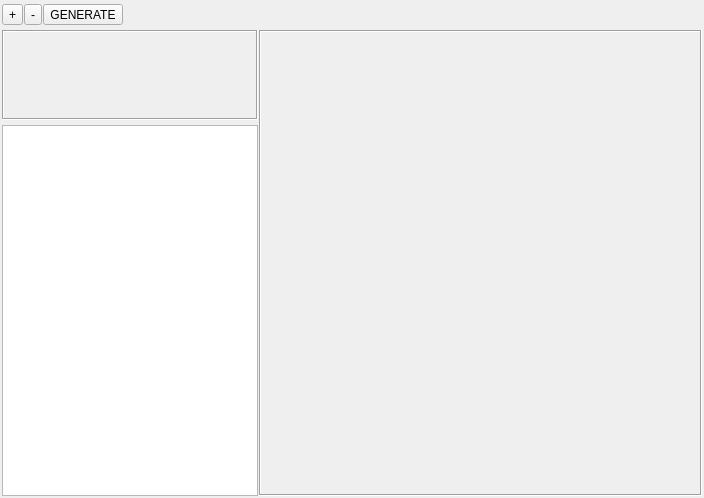
<?xml version="1.0" encoding="UTF-8"?>
<ui version="4.0">
 <class>Form</class>
 <widget class="QWidget" name="Form">
  <property name="geometry">
   <rect>
    <x>0</x>
    <y>0</y>
    <width>704</width>
    <height>498</height>
   </rect>
  </property>
  <property name="minimumSize">
   <size>
    <width>600</width>
    <height>400</height>
   </size>
  </property>
  <property name="windowTitle">
   <string>Form</string>
  </property>
  <layout class="QVBoxLayout" name="verticalLayout_2">
   <property name="spacing">
    <number>0</number>
   </property>
   <property name="leftMargin">
    <number>2</number>
   </property>
   <property name="topMargin">
    <number>0</number>
   </property>
   <property name="rightMargin">
    <number>2</number>
   </property>
   <property name="bottomMargin">
    <number>2</number>
   </property>
   <item>
    <widget class="QWidget" name="panelTool" native="true">
     <property name="sizePolicy">
      <sizepolicy hsizetype="Preferred" vsizetype="Fixed">
       <horstretch>0</horstretch>
       <verstretch>0</verstretch>
      </sizepolicy>
     </property>
     <property name="minimumSize">
      <size>
       <width>0</width>
       <height>30</height>
      </size>
     </property>
     <layout class="QHBoxLayout" name="horizontalLayout_3">
      <property name="spacing">
       <number>1</number>
      </property>
      <property name="sizeConstraint">
       <enum>QLayout::SetNoConstraint</enum>
      </property>
      <property name="margin">
       <number>0</number>
      </property>
      <item>
       <widget class="QToolButton" name="toolAdd">
        <property name="text">
         <string>+</string>
        </property>
       </widget>
      </item>
      <item>
       <widget class="QToolButton" name="toolRemove">
        <property name="text">
         <string>-</string>
        </property>
       </widget>
      </item>
      <item>
       <widget class="QToolButton" name="toolGenerate">
        <property name="text">
         <string>GENERATE</string>
        </property>
       </widget>
      </item>
      <item>
       <spacer name="horizontalSpacer">
        <property name="orientation">
         <enum>Qt::Horizontal</enum>
        </property>
        <property name="sizeHint" stdset="0">
         <size>
          <width>40</width>
          <height>20</height>
         </size>
        </property>
       </spacer>
      </item>
     </layout>
    </widget>
   </item>
   <item>
    <widget class="QWidget" name="panelTop" native="true">
     <layout class="QHBoxLayout" name="horizontalLayout">
      <property name="spacing">
       <number>1</number>
      </property>
      <property name="margin">
       <number>0</number>
      </property>
      <item>
       <widget class="QWidget" name="panelLeft" native="true">
        <property name="sizePolicy">
         <sizepolicy hsizetype="Fixed" vsizetype="Expanding">
          <horstretch>0</horstretch>
          <verstretch>0</verstretch>
         </sizepolicy>
        </property>
        <property name="minimumSize">
         <size>
          <width>200</width>
          <height>0</height>
         </size>
        </property>
        <layout class="QVBoxLayout" name="verticalLayout">
         <property name="spacing">
          <number>5</number>
         </property>
         <property name="margin">
          <number>0</number>
         </property>
         <item>
          <widget class="QFrame" name="settingsContainer">
           <property name="sizePolicy">
            <sizepolicy hsizetype="Expanding" vsizetype="Minimum">
             <horstretch>0</horstretch>
             <verstretch>0</verstretch>
            </sizepolicy>
           </property>
           <property name="minimumSize">
            <size>
             <width>0</width>
             <height>90</height>
            </size>
           </property>
           <property name="frameShape">
            <enum>QFrame::Box</enum>
           </property>
           <property name="frameShadow">
            <enum>QFrame::Sunken</enum>
           </property>
          </widget>
         </item>
         <item>
          <widget class="QListWidget" name="listTextures">
           <property name="selectionMode">
            <enum>QAbstractItemView::ExtendedSelection</enum>
           </property>
          </widget>
         </item>
        </layout>
       </widget>
      </item>
      <item>
       <widget class="QFrame" name="previewContainer">
        <property name="mouseTracking">
         <bool>false</bool>
        </property>
        <property name="frameShape">
         <enum>QFrame::Box</enum>
        </property>
        <property name="frameShadow">
         <enum>QFrame::Sunken</enum>
        </property>
       </widget>
      </item>
     </layout>
    </widget>
   </item>
  </layout>
 </widget>
 <resources/>
 <connections/>
</ui>
